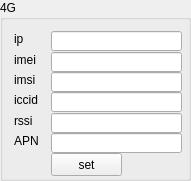
       <widget class="QGroupBox" name="groupBox_2">
        <property name="minimumSize">
         <size>
          <width>191</width>
          <height>181</height>
         </size>
        </property>
        <property name="maximumSize">
         <size>
          <width>191</width>
          <height>181</height>
         </size>
        </property>
        <property name="title">
         <string>4G</string>
        </property>
        <layout class="QGridLayout" name="gridLayout_24">
         <item row="0" column="0">
          <widget class="QLabel" name="label_8">
           <property name="minimumSize">
            <size>
             <width>31</width>
             <height>16</height>
            </size>
           </property>
           <property name="maximumSize">
            <size>
             <width>31</width>
             <height>16</height>
            </size>
           </property>
           <property name="text">
            <string>ip</string>
           </property>
          </widget>
         </item>
         <item row="0" column="1">
          <widget class="QLineEdit" name="cat1_ip">
           <property name="minimumSize">
            <size>
             <width>131</width>
             <height>20</height>
            </size>
           </property>
           <property name="maximumSize">
            <size>
             <width>131</width>
             <height>20</height>
            </size>
           </property>
           <property name="alignment">
            <set>Qt::AlignRight|Qt::AlignTrailing|Qt::AlignVCenter</set>
           </property>
           <property name="readOnly">
            <bool>true</bool>
           </property>
          </widget>
         </item>
         <item row="1" column="0">
          <widget class="QLabel" name="label_9">
           <property name="minimumSize">
            <size>
             <width>31</width>
             <height>16</height>
            </size>
           </property>
           <property name="maximumSize">
            <size>
             <width>31</width>
             <height>16</height>
            </size>
           </property>
           <property name="text">
            <string>imei</string>
           </property>
          </widget>
         </item>
         <item row="1" column="1">
          <widget class="QLineEdit" name="cat1_imei">
           <property name="minimumSize">
            <size>
             <width>131</width>
             <height>20</height>
            </size>
           </property>
           <property name="maximumSize">
            <size>
             <width>131</width>
             <height>20</height>
            </size>
           </property>
           <property name="text">
            <string/>
           </property>
           <property name="alignment">
            <set>Qt::AlignRight|Qt::AlignTrailing|Qt::AlignVCenter</set>
           </property>
           <property name="readOnly">
            <bool>true</bool>
           </property>
          </widget>
         </item>
         <item row="2" column="0">
          <widget class="QLabel" name="label_10">
           <property name="minimumSize">
            <size>
             <width>31</width>
             <height>16</height>
            </size>
           </property>
           <property name="maximumSize">
            <size>
             <width>31</width>
             <height>16</height>
            </size>
           </property>
           <property name="text">
            <string>imsi</string>
           </property>
          </widget>
         </item>
         <item row="2" column="1">
          <widget class="QLineEdit" name="cat1_imsi">
           <property name="minimumSize">
            <size>
             <width>131</width>
             <height>20</height>
            </size>
           </property>
           <property name="maximumSize">
            <size>
             <width>131</width>
             <height>20</height>
            </size>
           </property>
           <property name="text">
            <string/>
           </property>
           <property name="alignment">
            <set>Qt::AlignRight|Qt::AlignTrailing|Qt::AlignVCenter</set>
           </property>
           <property name="readOnly">
            <bool>true</bool>
           </property>
           <property name="cursorMoveStyle">
            <enum>Qt::LogicalMoveStyle</enum>
           </property>
          </widget>
         </item>
         <item row="3" column="0">
          <widget class="QLabel" name="label_11">
           <property name="minimumSize">
            <size>
             <width>31</width>
             <height>16</height>
            </size>
           </property>
           <property name="maximumSize">
            <size>
             <width>31</width>
             <height>16</height>
            </size>
           </property>
           <property name="text">
            <string>iccid</string>
           </property>
          </widget>
         </item>
         <item row="3" column="1">
          <widget class="QLineEdit" name="cat1_iccid">
           <property name="minimumSize">
            <size>
             <width>131</width>
             <height>20</height>
            </size>
           </property>
           <property name="maximumSize">
            <size>
             <width>131</width>
             <height>20</height>
            </size>
           </property>
           <property name="text">
            <string/>
           </property>
           <property name="alignment">
            <set>Qt::AlignRight|Qt::AlignTrailing|Qt::AlignVCenter</set>
           </property>
           <property name="readOnly">
            <bool>true</bool>
           </property>
          </widget>
         </item>
         <item row="4" column="0">
          <widget class="QLabel" name="label_13">
           <property name="minimumSize">
            <size>
             <width>31</width>
             <height>16</height>
            </size>
           </property>
           <property name="maximumSize">
            <size>
             <width>31</width>
             <height>16</height>
            </size>
           </property>
           <property name="text">
            <string>rssi</string>
           </property>
          </widget>
         </item>
         <item row="4" column="1">
          <widget class="QLineEdit" name="cat1_rssi">
           <property name="minimumSize">
            <size>
             <width>131</width>
             <height>20</height>
            </size>
           </property>
           <property name="maximumSize">
            <size>
             <width>131</width>
             <height>20</height>
            </size>
           </property>
           <property name="text">
            <string/>
           </property>
           <property name="alignment">
            <set>Qt::AlignRight|Qt::AlignTrailing|Qt::AlignVCenter</set>
           </property>
           <property name="readOnly">
            <bool>true</bool>
           </property>
          </widget>
         </item>
         <item row="5" column="0">
          <widget class="QLabel" name="label_94">
           <property name="minimumSize">
            <size>
             <width>31</width>
             <height>16</height>
            </size>
           </property>
           <property name="maximumSize">
            <size>
             <width>31</width>
             <height>16</height>
            </size>
           </property>
           <property name="text">
            <string>APN</string>
           </property>
          </widget>
         </item>
         <item row="5" column="1">
          <widget class="QLineEdit" name="cat1_apn">
           <property name="minimumSize">
            <size>
             <width>131</width>
             <height>20</height>
            </size>
           </property>
           <property name="maximumSize">
            <size>
             <width>131</width>
             <height>20</height>
            </size>
           </property>
           <property name="text">
            <string/>
           </property>
           <property name="alignment">
            <set>Qt::AlignRight|Qt::AlignTrailing|Qt::AlignVCenter</set>
           </property>
           <property name="readOnly">
            <bool>true</bool>
           </property>
          </widget>
         </item>
         <item row="6" column="1">
          <widget class="QPushButton" name="set_btn_4g">
           <property name="minimumSize">
            <size>
             <width>71</width>
             <height>23</height>
            </size>
           </property>
           <property name="maximumSize">
            <size>
             <width>71</width>
             <height>23</height>
            </size>
           </property>
           <property name="text">
            <string>set</string>
           </property>
          </widget>
         </item>
        </layout>
       </widget>
